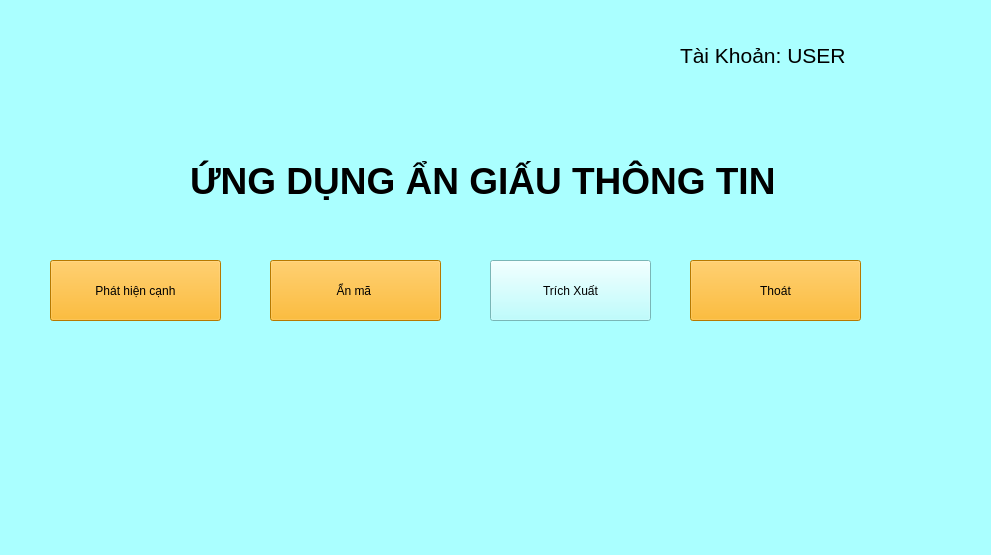
<?xml version="1.0" encoding="UTF-8"?>
<ui version="4.0">
 <class>Form</class>
 <widget class="QWidget" name="Form">
  <property name="geometry">
   <rect>
    <x>0</x>
    <y>0</y>
    <width>991</width>
    <height>555</height>
   </rect>
  </property>
  <property name="windowTitle">
   <string>Form</string>
  </property>
  <property name="styleSheet">
   <string notr="true">background-color: rgb(170, 255, 255);</string>
  </property>
  <widget class="QLabel" name="lb_TypeAccount">
   <property name="geometry">
    <rect>
     <x>680</x>
     <y>30</y>
     <width>241</width>
     <height>51</height>
    </rect>
   </property>
   <property name="font">
    <font>
     <pointsize>16</pointsize>
    </font>
   </property>
   <property name="styleSheet">
    <string notr="true">
color:rgb(0, 0, 0)</string>
   </property>
   <property name="text">
    <string>Tài Khoản: USER</string>
   </property>
  </widget>
  <widget class="QPushButton" name="btn_SearchingMenu">
   <property name="geometry">
    <rect>
     <x>270</x>
     <y>260</y>
     <width>171</width>
     <height>61</height>
    </rect>
   </property>
   <property name="styleSheet">
    <string notr="true">background-color: rgb(255, 170, 0);
color: rgb(0, 0, 0);</string>
   </property>
   <property name="text">
    <string>Ẩn mã </string>
   </property>
  </widget>
  <widget class="QPushButton" name="btn_ManageDocumentMenu">
   <property name="geometry">
    <rect>
     <x>50</x>
     <y>260</y>
     <width>171</width>
     <height>61</height>
    </rect>
   </property>
   <property name="styleSheet">
    <string notr="true">background-color: rgb(255, 170, 0);
color: rgb(0, 0, 0);</string>
   </property>
   <property name="text">
    <string>Phát hiện cạnh</string>
   </property>
  </widget>
  <widget class="QLabel" name="label_nameapp">
   <property name="geometry">
    <rect>
     <x>190</x>
     <y>140</y>
     <width>621</width>
     <height>81</height>
    </rect>
   </property>
   <property name="font">
    <font>
     <family>Segoe UI</family>
     <pointsize>28</pointsize>
     <italic>false</italic>
     <bold>true</bold>
    </font>
   </property>
   <property name="styleSheet">
    <string notr="true">font: 700 28pt &quot;Segoe UI&quot;;
color:rgb(0, 0, 0);</string>
   </property>
   <property name="text">
    <string>ỨNG DỤNG ẨN GIẤU THÔNG TIN</string>
   </property>
  </widget>
  <widget class="QPushButton" name="btn_exit">
   <property name="geometry">
    <rect>
     <x>690</x>
     <y>260</y>
     <width>171</width>
     <height>61</height>
    </rect>
   </property>
   <property name="styleSheet">
    <string notr="true">color: rgb(0, 0, 0);
background-color: rgb(255, 170, 0);</string>
   </property>
   <property name="text">
    <string>Thoát</string>
   </property>
  </widget>
  <widget class="QLabel" name="label">
   <property name="geometry">
    <rect>
     <x>300</x>
     <y>340</y>
     <width>111</width>
     <height>121</height>
    </rect>
   </property>
   <property name="text">
    <string/>
   </property>
   <property name="pixmap">
    <pixmap>ImageForGui/icons8-encrypt-100.png</pixmap>
   </property>
  </widget>
  <widget class="QLabel" name="label_2">
   <property name="geometry">
    <rect>
     <x>100</x>
     <y>340</y>
     <width>151</width>
     <height>121</height>
    </rect>
   </property>
   <property name="text">
    <string/>
   </property>
   <property name="pixmap">
    <pixmap>ImageForGui/document.png</pixmap>
   </property>
  </widget>
  <widget class="QLabel" name="label_3">
   <property name="geometry">
    <rect>
     <x>730</x>
     <y>340</y>
     <width>121</width>
     <height>91</height>
    </rect>
   </property>
   <property name="text">
    <string/>
   </property>
   <property name="pixmap">
    <pixmap>ImageForGui/icons8-exit-96.png</pixmap>
   </property>
  </widget>
  <widget class="QLabel" name="label_4">
   <property name="geometry">
    <rect>
     <x>430</x>
     <y>20</y>
     <width>101</width>
     <height>101</height>
    </rect>
   </property>
   <property name="text">
    <string/>
   </property>
   <property name="pixmap">
    <pixmap>icons8-library-100.png</pixmap>
   </property>
  </widget>
  <widget class="QLabel" name="label_5">
   <property name="geometry">
    <rect>
     <x>880</x>
     <y>20</y>
     <width>61</width>
     <height>71</height>
    </rect>
   </property>
   <property name="text">
    <string/>
   </property>
   <property name="pixmap">
    <pixmap>icons8-user-50.png</pixmap>
   </property>
  </widget>
  <widget class="QPushButton" name="btn_ExtractMenu">
   <property name="geometry">
    <rect>
     <x>490</x>
     <y>260</y>
     <width>161</width>
     <height>61</height>
    </rect>
   </property>
   <property name="text">
    <string>Trích Xuất</string>
   </property>
  </widget>
  <widget class="QLabel" name="label_6">
   <property name="geometry">
    <rect>
     <x>530</x>
     <y>360</y>
     <width>101</width>
     <height>81</height>
    </rect>
   </property>
   <property name="text">
    <string/>
   </property>
   <property name="pixmap">
    <pixmap>ImageForGui/Extract-object_35790.png</pixmap>
   </property>
  </widget>
 </widget>
 <resources/>
 <connections/>
</ui>
